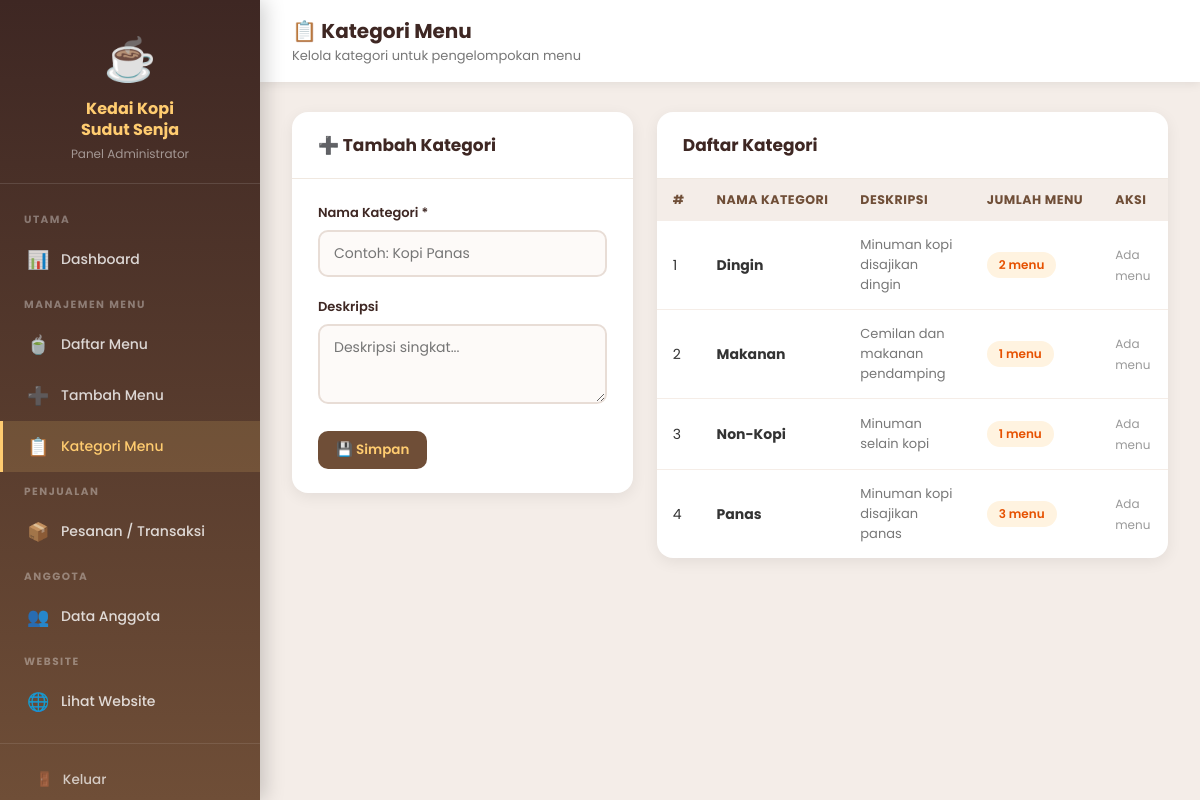
The app's page /admin/kelola_kategori.php (signed in) with its own data.
### tables this page shows
CREATE TABLE IF NOT EXISTS kategori_menu (
    id          INT AUTO_INCREMENT PRIMARY KEY,
    nama        VARCHAR(100) NOT NULL,
    deskripsi   TEXT         DEFAULT NULL,
    created_at  TIMESTAMP    DEFAULT CURRENT_TIMESTAMP
);

### admin/kelola_kategori.php (the view, shortened to what this page needs)
<?php
require_once __DIR__ . '/../config/db.php';
$kategoris = $conn->query("SELECT k.*, (SELECT COUNT(*) FROM menu WHERE kategori_id=k.id) AS jml_menu
                            FROM kategori_menu k ORDER BY k.nama");
?>
<!DOCTYPE html>
<html lang="id">
<head>
    <link rel="stylesheet" href="admin.css">
</head>
<body>
<div class="admin-layout">
    <?php include 'sidebar.php'; ?>
    <div class="main-content">
        <div class="topbar">
            <div class="topbar-left">
                <h3>📋 Kategori Menu</h3>
                <p>Kelola kategori untuk pengelompokan menu</p>
            </div>
        </div>
        <div class="page-body">
            <div style="display:grid;grid-template-columns:1fr 1.5fr;gap:24px;-webkit-align-items: start; align-items: start;">
                <div class="card">
                    <div class="card-header"><h3>➕ Tambah Kategori</h3></div>
                    <div class="card-body">
                        <form method="POST">
                            <div class="form-group">
                                <label>Nama Kategori *</label>
                                <input type="text" name="nama" placeholder="Contoh: Kopi Panas" required>
                            </div>
                            <div class="form-group">
                                <label>Deskripsi</label>
                                <textarea name="deskripsi" placeholder="Deskripsi singkat..." style="min-height:80px;"></textarea>
                            </div>
                            <button type="submit" class="btn btn-primary">💾 Simpan</button>
                        </form>
                    </div>
                </div>
                <div class="card">
                    <div class="card-header"><h3>Daftar Kategori</h3></div>
                    <div class="table-wrapper">
                        <table>
                            <thead>
                                <tr><th>#</th><th>Nama Kategori</th><th>Deskripsi</th><th>Jumlah Menu</th><th>Aksi</th></tr>
                            </thead>
                            <tbody>
                            <?php $no=1; while($kat=$kategoris->fetch_assoc()): ?>
                                <tr>
                                    <td><?= $no++ ?></td>
                                    <td><strong><?= htmlspecialchars($kat['nama']) ?></strong></td>
                                    <td style="font-size:13px;color:#777"><?= htmlspecialchars($kat['deskripsi'] ?: '-') ?></td>
                                    <td><span class="badge badge-kopi"><?= $kat['jml_menu'] ?> menu</span></td>
                                    <td>
                                        <?php if ($kat['jml_menu'] == 0): ?>
                                        <button class="btn btn-danger btn-sm"
                                                onclick="if(confirm('Hapus kategori \'<?= addslashes($kat['nama']) ?>\'?')) window.location='kelola_kategori.php?hapus=<?= $kat['id'] ?>'">
                                            🗑️
                                        </button>
                                        <?php else: ?>
                                        <span style="font-size:12px;color:#999">Ada menu</span>
                                        <?php endif; ?>
                                    </td>
                                </tr>
                            <?php endwhile; ?>
                            </tbody>
                        </table>
                    </div>
                </div>
            </div>
        </div>
    </div>
</div>
</body>
</html>

### admin/admin.css (style rules this page uses)
* { margin: 0; padding: 0; box-sizing: border-box; font-family: 'Poppins', Arial, sans-serif; }
:root { --brown-dark: #3e2723; --brown-main: #6f4e37; --brown-light: #a0522d; --gold: #ffcc70; --gold-light: #fff3cc; --bg: #f4ede8; --white: #ffffff; --sidebar-w: 260px; --text: #333; --text-light: #777; --success: #27ae60; --danger: #e74c3c; --warning: #f39c12; --info: #2980b9; }
body { background: var(--bg); color: var(--text); min-height: 100vh; }
.admin-layout { display: flex; min-height: 100vh; }
.main-content { margin-left: var(--sidebar-w); flex: 1; display: flex; -webkit-flex-direction: column; flex-direction: column; min-height: 100vh; }
.topbar { background: var(--white); padding: 16px 32px; display: flex; -webkit-align-items: center; align-items: center; -webkit-justify-content: space-between; justify-content: space-between; -webkit-box-shadow: 0 2px 10px rgba(0,0,0,0.08); box-shadow: 0 2px 10px rgba(0,0,0,0.08); position: sticky; top: 0; z-index: 50; }
.topbar-left h3 { font-size: 20px; font-weight: 700; color: var(--brown-dark); }
.topbar-left p { font-size: 13px; color: var(--text-light); }
.page-body { padding: 30px 32px; flex: 1; }
.card { background: var(--white); -webkit-border-radius: 16px; border-radius: 16px; -webkit-box-shadow: 0 4px 15px rgba(0,0,0,0.07); box-shadow: 0 4px 15px rgba(0,0,0,0.07); overflow: hidden; margin-bottom: 28px; }
.card-header { padding: 20px 26px; border-bottom: 1px solid #f0e8e0; display: flex; -webkit-align-items: center; align-items: center; -webkit-justify-content: space-between; justify-content: space-between; }
.card-header h3 { font-size: 17px; font-weight: 700; color: var(--brown-dark); }
.card-body { padding: 24px 26px; }
.table-wrapper { overflow-x: auto; }
table { width: 100%; border-collapse: collapse; }
table th { background: var(--bg); padding: 12px 16px; text-align: left; font-size: 12.5px; font-weight: 700; color: var(--brown-main); letter-spacing: 0.5px; text-transform: uppercase; white-space: nowrap; }
table td { padding: 14px 16px; border-bottom: 1px solid #f5ede7; font-size: 14px; vertical-align: middle; }
table tr:last-child td { border-bottom: none; }
.badge { display: inline-block; padding: 4px 12px; -webkit-border-radius: 20px; border-radius: 20px; font-size: 12px; font-weight: 600; }
.badge-kopi { background: #fff3e0; color: #e65100; }
.btn { display: inline-flex; -webkit-align-items: center; align-items: center; gap: 6px; padding: 9px 18px; -webkit-border-radius: 10px; border-radius: 10px; font-size: 13.5px; font-weight: 600; text-decoration: none; cursor: pointer; border: none; -webkit-transition: all 0.25s; transition: all 0.25s; font-family: 'Poppins', sans-serif; }
.btn-primary { background: var(--brown-main); color: var(--gold); }
.form-group { margin-bottom: 20px; }
.form-group label { display: block; font-size: 13px; font-weight: 600; color: var(--brown-dark); margin-bottom: 7px; }
.form-group input, .form-group select, .form-group textarea { width: 100%; padding: 11px 14px; border: 2px solid #e8ddd6; -webkit-border-radius: 10px; border-radius: 10px; font-size: 14px; color: var(--text); background: #fdfaf8; -webkit-transition: border-color 0.3s, box-shadow 0.3s; transition: border-color 0.3s, box-shadow 0.3s; font-family: 'Poppins', sans-serif; }
.form-group textarea { resize: vertical; min-height: 100px; }

### records on screen
kategori_menu: nama "Dingin", deskripsi "Minuman kopi disajikan dingin", jml_menu "2"
kategori_menu: nama "Makanan", deskripsi "Cemilan dan makanan pendamping", jml_menu "1"
kategori_menu: nama "Non-Kopi", deskripsi "Minuman selain kopi", jml_menu "1"
kategori_menu: nama "Panas", deskripsi "Minuman kopi disajikan panas", jml_menu "3"
